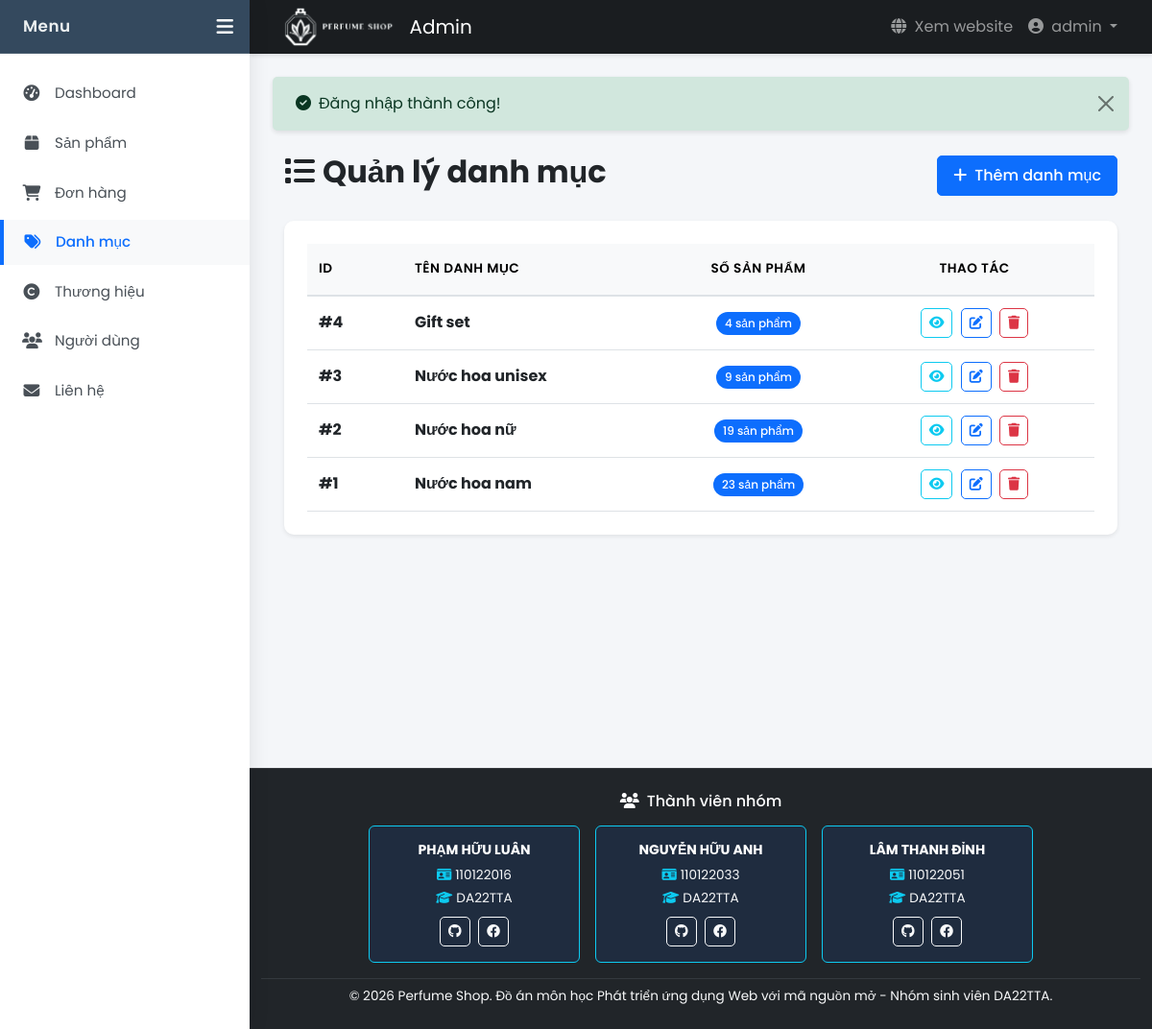
/views/admin/categories/index.php (signed in), run on the app's committed database.
### tables this page shows
CREATE TABLE `danh_muc` (
  `id` int(11) NOT NULL,
  `ten_danh_muc` varchar(100) NOT NULL,
  `mo_ta` text DEFAULT NULL
);

### models/Category.php (called while the page is built, shortened)
<?php
class Category {
    private $conn;
    private $table = 'danh_muc';
    public function __construct() {
        $database = new Database();
        $this->conn = $database->connect();
    }
    public function getAll() {
        $query = "SELECT dm.*,
                         COUNT(sp.id) as product_count
                  FROM {$this->table} dm
                  LEFT JOIN san_pham sp ON dm.id = sp.id_danh_muc AND sp.ngay_xoa IS NULL
                  GROUP BY dm.id
                  ORDER BY dm.id DESC";
        $result = $this->conn->query($query);
        return $result->fetch_all(MYSQLI_ASSOC);
    }
}
?>

### config/database.php (called while the page is built, shortened)
<?php
class Database {
    private $host = DB_HOST;
    private $user = DB_USER;
    private $pass = DB_PASS;
    private $dbname = DB_NAME;
    public function connect() {
        $this->conn = null;
        try {
            $this->conn = new mysqli($this->host, $this->user, $this->pass, $this->dbname);
            $this->conn->set_charset("utf8mb4");
        } catch (Exception $e) {
            echo "Lỗi kết nối: " . $e->getMessage();
        }
        return $this->conn;
    }
}
?>

### views/admin/categories/index.php (the view, shortened to what this page needs)
<?php
require_once __DIR__ . '/../../../models/Category.php';
$categoryModel = new Category();
$categories = $categoryModel->getAll();
include __DIR__ . '/../layout/header.php';
?>
<div class="container-fluid my-4">
    <div class="d-flex justify-content-between align-items-center mb-4">
        <h2 class="fw-bold"><i class="fas fa-list me-2"></i>Quản lý danh mục</h2>
        <a href="create.php" class="btn btn-primary">
            <i class="fas fa-plus me-2"></i>Thêm danh mục
        </a>
    </div>
    <div class="card border-0 shadow-sm">
        <div class="card-body">
            <?php if (empty($categories)): ?>
            <div class="text-center py-5 text-muted">
                <i class="fas fa-list fa-3x mb-3"></i>
                <p>Chưa có danh mục nào</p>
            </div>
            <?php else: ?>
            <div class="table-responsive">
                <table class="table table-hover align-middle table-sticky-action">
                    <thead class="table-light">
                        <tr>
                            <th width="100">ID</th>
                            <th>Tên danh mục</th>
                            <th width="200" class="text-center">Số sản phẩm</th>
                            <th width="250" class="text-center sticky-action">Thao tác</th>
                        </tr>
                    </thead>
                    <tbody>
                        <?php foreach ($categories as $category): ?>
                        <tr>
                            <td><strong>#<?php echo $category['id']; ?></strong></td>
                            <td><strong><?php echo htmlspecialchars($category['ten_danh_muc']); ?></strong></td>
                            <td class="text-center">
                                <span class="badge bg-primary"><?php echo $category['product_count'] ?? 0; ?> sản phẩm</span>
                            </td>
                            <td class="text-nowrap text-center">
                                <button class="btn btn-sm btn-outline-info me-1 view-category"
                                        data-id="<?php echo $category['id']; ?>" title="Xem chi tiết">
                                    <i class="fas fa-eye" style="pointer-events: none;"></i>
                                </button>
                                <a href="edit.php?id=<?php echo $category['id']; ?>" class="btn btn-sm btn-outline-primary me-1" title="Sửa">
                                    <i class="fas fa-edit"></i>
                                </a>
                                <button class="btn btn-sm btn-outline-danger delete-category"
                                        data-id="<?php echo $category['id']; ?>" title="Xóa">
                                    <i class="fas fa-trash"></i>
                                </button>
                            </td>
                        </tr>
                        <?php endforeach; ?>
                    </tbody>
                </table>
            </div>
            <?php endif; ?>
        </div>
    </div>
</div>
<?php include __DIR__ . '/../layout/footer.php'; ?>

### assets/css/admin.css (style rules this page uses)
* { margin: 0; padding: 0; box-sizing: border-box; }
body.admin-body { font-family: 'Poppins', sans-serif; background-color: #f4f6f9; overflow-x: hidden; }
.card { border-radius: 10px; border: none; box-shadow: 0 2px 8px rgba(0, 0, 0, 0.08); transition: box-shadow 0.3s; overflow: hidden; }
.card-body { padding: 1.5rem; }
.table { margin-bottom: 0; }
.table thead th { border-bottom: 2px solid #dee2e6; font-weight: 600; text-transform: uppercase; font-size: 0.85rem; letter-spacing: 0.5px; }
.btn { border-radius: 6px; padding: 0.5rem 1.25rem; font-weight: 500; transition: all 0.3s; }
.shadow-sm { box-shadow: 0 2px 4px rgba(0, 0, 0, 0.08) !important; }
.table thead th { background-color: #f8f9fa; border-bottom: 2px solid #dee2e6; font-weight: 600; text-transform: uppercase; font-size: 0.85rem; letter-spacing: 0.5px; padding: 1rem 0.75rem; }
.table tbody tr { transition: background-color 0.2s; }
.table tbody td { padding: 0.75rem; vertical-align: middle; }
.badge { padding: 0.5em 0.75em; font-weight: 500; border-radius: 20px; }
.btn { padding: 0.5rem 1rem; border-radius: 5px; font-weight: 500; transition: all 0.3s; }
.btn-sm { padding: 0.25rem 0.5rem; font-size: 0.875rem; }
.table-responsive { position: relative; }
.table-sticky-action th:last-child, .table-sticky-action td:last-child { position: sticky; right: 0; background-color: #fff; box-shadow: -2px 0 5px rgba(0, 0, 0, 0.05); z-index: 10; white-space: nowrap; padding-left: 0.75rem !important; padding-right: 0.75rem !important; min-width: fit-content; }
.table-sticky-action thead th:last-child { background-color: #f8f9fa; z-index: 11; }

### data on the page
danh_muc: id "4", ten_danh_muc "Gift set", product_count "4"
danh_muc: id "3", ten_danh_muc "Nước hoa unisex", product_count "9"
danh_muc: id "2", ten_danh_muc "Nước hoa nữ", product_count "19"
danh_muc: id "1", ten_danh_muc "Nước hoa nam", product_count "23"

### other printed values
$_SESSION['username'] "admin"
$_SESSION['success'] "Đăng nhập thành công!"
